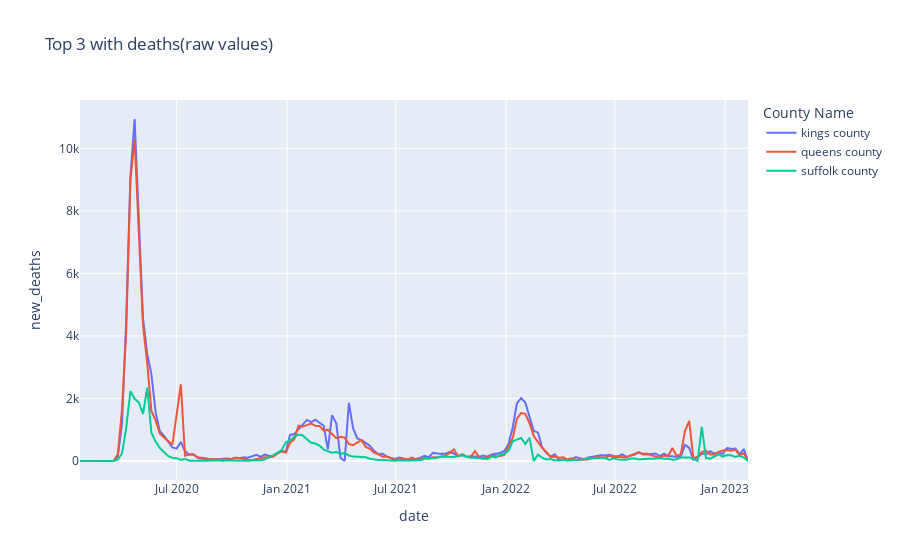

Write notebook code for a chart like this one.
### Code cell
deaths_raw_values = px.line(counties_weekly, x = 'date', y = 'new_deaths', color='County Name', title="Top 3 with deaths(raw values)")
deaths_raw_values.show()

### Figure 1 — Plotly figure (JSON) as saved in the notebook; plotly's stock layout.template omitted (floating-point values rounded to 4 significant figures; data arrays with more than 128 entries replaced by an {"elided": "..."} marker saying what was removed)
{"data": [{"hovertemplate": "County Name=kings county<br>date=%{x}<br>new_deaths=%{y}<extra></extra>", "legendgroup": "kings county", "line": {"color": "#636efa", "dash": "solid"}, "marker": {"symbol": "circle"}, "mode": "lines", "name": "kings county", "orientation": "v", "showlegend": true, "type": "scatter", "x": {"elided": "160 str values"}, "xaxis": "x", "y": {"elided": "160 int values"}, "yaxis": "y"}, {"hovertemplate": "County Name=queens county<br>date=%{x}<br>new_deaths=%{y}<extra></extra>", "legendgroup": "queens county", "line": {"color": "#EF553B", "dash": "solid"}, "marker": {"symbol": "circle"}, "mode": "lines", "name": "queens county", "orientation": "v", "showlegend": true, "type": "scatter", "x": {"elided": "160 str values"}, "xaxis": "x", "y": {"elided": "160 int values"}, "yaxis": "y"}, {"hovertemplate": "County Name=suffolk county<br>date=%{x}<br>new_deaths=%{y}<extra></extra>", "legendgroup": "suffolk county", "line": {"color": "#00cc96", "dash": "solid"}, "marker": {"symbol": "circle"}, "mode": "lines", "name": "suffolk county", "orientation": "v", "showlegend": true, "type": "scatter", "x": {"elided": "160 str values"}, "xaxis": "x", "y": {"elided": "160 int values"}, "yaxis": "y"}], "layout": {"legend": {"title": {"text": "County Name"}, "tracegroupgap": 0}, "title": {"text": "Top 3 with deaths(raw values)"}, "xaxis": {"anchor": "y", "domain": [0, 1], "title": {"text": "date"}}, "yaxis": {"anchor": "x", "domain": [0, 1], "title": {"text": "new_deaths"}}}}
